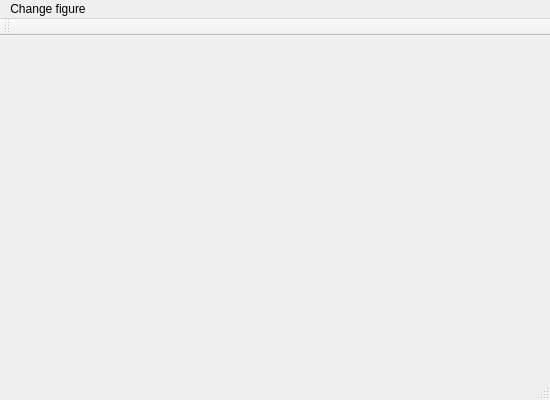
<?xml version="1.0" encoding="UTF-8"?>
<ui version="4.0">
 <class>MainWindow</class>
 <widget class="QMainWindow" name="MainWindow">
  <property name="geometry">
   <rect>
    <x>0</x>
    <y>0</y>
    <width>550</width>
    <height>400</height>
   </rect>
  </property>
  <property name="windowTitle">
   <string>MathFigures</string>
  </property>
  <widget class="QWidget" name="centralWidget"/>
  <widget class="QMenuBar" name="menuBar">
   <property name="geometry">
    <rect>
     <x>0</x>
     <y>0</y>
     <width>550</width>
     <height>21</height>
    </rect>
   </property>
   <widget class="QMenu" name="menuFractals">
    <property name="title">
     <string>Change figure</string>
    </property>
    <addaction name="actionMandelbrot_Set"/>
    <addaction name="actionJulia_Set"/>
    <addaction name="actionPolynomial_Roots"/>
   </widget>
   <addaction name="menuFractals"/>
  </widget>
  <widget class="QToolBar" name="mainToolBar">
   <attribute name="toolBarArea">
    <enum>TopToolBarArea</enum>
   </attribute>
   <attribute name="toolBarBreak">
    <bool>false</bool>
   </attribute>
  </widget>
  <widget class="QStatusBar" name="statusBar"/>
  <action name="actionMandelbrot_Set">
   <property name="text">
    <string>Mandelbrot Set</string>
   </property>
  </action>
  <action name="actionJulia_Set">
   <property name="text">
    <string>Julia Set</string>
   </property>
  </action>
  <action name="actionPolynomial_Roots">
   <property name="text">
    <string>Polynomial Roots</string>
   </property>
  </action>
 </widget>
 <layoutdefault spacing="6" margin="11"/>
 <resources/>
 <connections/>
</ui>
